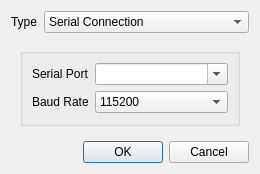
<?xml version="1.0" encoding="UTF-8"?>
<ui version="4.0">
 <class>ConnectDialog</class>
 <widget class="QDialog" name="ConnectDialog">
  <property name="geometry">
   <rect>
    <x>0</x>
    <y>0</y>
    <width>260</width>
    <height>169</height>
   </rect>
  </property>
  <property name="windowTitle">
   <string>New Connection</string>
  </property>
  <property name="modal">
   <bool>true</bool>
  </property>
  <layout class="QGridLayout" name="gridLayout_7">
   <item row="0" column="1">
    <widget class="QComboBox" name="combo_type">
     <item>
      <property name="text">
       <string>Serial Connection</string>
      </property>
     </item>
     <item>
      <property name="text">
       <string>TCP Connection</string>
      </property>
     </item>
     <item>
      <property name="text">
       <string>Mesycontrol Connection</string>
      </property>
     </item>
    </widget>
   </item>
   <item row="1" column="0" colspan="2">
    <widget class="QStackedWidget" name="stacked_widget">
     <property name="currentIndex">
      <number>0</number>
     </property>
     <widget class="QWidget" name="page">
      <layout class="QGridLayout" name="gridLayout">
       <item row="0" column="0">
        <widget class="QGroupBox" name="groupBox">
         <layout class="QGridLayout" name="gridLayout_2">
          <item row="0" column="0">
           <widget class="QLabel" name="label">
            <property name="text">
             <string>Serial Port</string>
            </property>
            <property name="buddy">
             <cstring>combo_serial_port</cstring>
            </property>
           </widget>
          </item>
          <item row="0" column="1">
           <widget class="QComboBox" name="combo_serial_port">
            <property name="sizePolicy">
             <sizepolicy hsizetype="Expanding" vsizetype="Fixed">
              <horstretch>0</horstretch>
              <verstretch>0</verstretch>
             </sizepolicy>
            </property>
            <property name="editable">
             <bool>true</bool>
            </property>
            <property name="insertPolicy">
             <enum>QComboBox::InsertAtTop</enum>
            </property>
           </widget>
          </item>
          <item row="1" column="0">
           <widget class="QLabel" name="label_2">
            <property name="text">
             <string>Baud Rate</string>
            </property>
            <property name="buddy">
             <cstring>combo_baud_rate</cstring>
            </property>
           </widget>
          </item>
          <item row="1" column="1">
           <widget class="QComboBox" name="combo_baud_rate">
            <item>
             <property name="text">
              <string>115200</string>
             </property>
            </item>
            <item>
             <property name="text">
              <string notr="true">9600</string>
             </property>
            </item>
            <item>
             <property name="text">
              <string>19200</string>
             </property>
            </item>
            <item>
             <property name="text">
              <string>38400</string>
             </property>
            </item>
            <item>
             <property name="text">
              <string>57600</string>
             </property>
            </item>
           </widget>
          </item>
         </layout>
        </widget>
       </item>
      </layout>
     </widget>
     <widget class="QWidget" name="page_2">
      <layout class="QGridLayout" name="gridLayout_4">
       <item row="0" column="0">
        <widget class="QGroupBox" name="groupBox_2">
         <layout class="QGridLayout" name="gridLayout_3">
          <item row="0" column="0">
           <widget class="QLabel" name="label_3">
            <property name="text">
             <string>Hostname / IP</string>
            </property>
            <property name="buddy">
             <cstring>le_tcp_host</cstring>
            </property>
           </widget>
          </item>
          <item row="0" column="1">
           <widget class="QLineEdit" name="le_tcp_host"/>
          </item>
          <item row="1" column="0">
           <widget class="QLabel" name="label_4">
            <property name="text">
             <string>Port</string>
            </property>
            <property name="buddy">
             <cstring>spin_tcp_port</cstring>
            </property>
           </widget>
          </item>
          <item row="1" column="1">
           <widget class="QSpinBox" name="spin_tcp_port">
            <property name="minimum">
             <number>1</number>
            </property>
            <property name="maximum">
             <number>65535</number>
            </property>
            <property name="value">
             <number>4001</number>
            </property>
           </widget>
          </item>
         </layout>
        </widget>
       </item>
      </layout>
     </widget>
     <widget class="QWidget" name="page_3">
      <layout class="QGridLayout" name="gridLayout_6">
       <item row="0" column="0">
        <widget class="QGroupBox" name="groupBox_3">
         <layout class="QGridLayout" name="gridLayout_5">
          <item row="0" column="0">
           <widget class="QLabel" name="label_6">
            <property name="text">
             <string>Hostname / IP</string>
            </property>
            <property name="buddy">
             <cstring>le_tcp_host</cstring>
            </property>
           </widget>
          </item>
          <item row="0" column="1">
           <widget class="QLineEdit" name="le_mesycontrol_host"/>
          </item>
          <item row="1" column="0">
           <widget class="QLabel" name="label_7">
            <property name="text">
             <string>Port</string>
            </property>
            <property name="buddy">
             <cstring>spin_tcp_port</cstring>
            </property>
           </widget>
          </item>
          <item row="1" column="1">
           <widget class="QSpinBox" name="spin_mesycontrol_port">
            <property name="minimum">
             <number>1</number>
            </property>
            <property name="maximum">
             <number>65535</number>
            </property>
            <property name="value">
             <number>23000</number>
            </property>
           </widget>
          </item>
         </layout>
        </widget>
       </item>
      </layout>
     </widget>
    </widget>
   </item>
   <item row="2" column="1">
    <widget class="QDialogButtonBox" name="buttonBox">
     <property name="orientation">
      <enum>Qt::Horizontal</enum>
     </property>
     <property name="standardButtons">
      <set>QDialogButtonBox::Cancel|QDialogButtonBox::Ok</set>
     </property>
    </widget>
   </item>
   <item row="0" column="0">
    <widget class="QLabel" name="label_8">
     <property name="text">
      <string>Type</string>
     </property>
     <property name="buddy">
      <cstring>combo_type</cstring>
     </property>
    </widget>
   </item>
  </layout>
  <zorder>buttonBox</zorder>
  <zorder>stacked_widget</zorder>
  <zorder>combo_type</zorder>
  <zorder>label_8</zorder>
 </widget>
 <resources/>
 <connections>
  <connection>
   <sender>buttonBox</sender>
   <signal>accepted()</signal>
   <receiver>ConnectDialog</receiver>
   <slot>accept()</slot>
   <hints>
    <hint type="sourcelabel">
     <x>269</x>
     <y>255</y>
    </hint>
    <hint type="destinationlabel">
     <x>157</x>
     <y>182</y>
    </hint>
   </hints>
  </connection>
  <connection>
   <sender>buttonBox</sender>
   <signal>rejected()</signal>
   <receiver>ConnectDialog</receiver>
   <slot>reject()</slot>
   <hints>
    <hint type="sourcelabel">
     <x>269</x>
     <y>255</y>
    </hint>
    <hint type="destinationlabel">
     <x>241</x>
     <y>182</y>
    </hint>
   </hints>
  </connection>
  <connection>
   <sender>combo_type</sender>
   <signal>activated(int)</signal>
   <receiver>stacked_widget</receiver>
   <slot>setCurrentIndex(int)</slot>
   <hints>
    <hint type="sourcelabel">
     <x>206</x>
     <y>45</y>
    </hint>
    <hint type="destinationlabel">
     <x>183</x>
     <y>149</y>
    </hint>
   </hints>
  </connection>
 </connections>
</ui>
